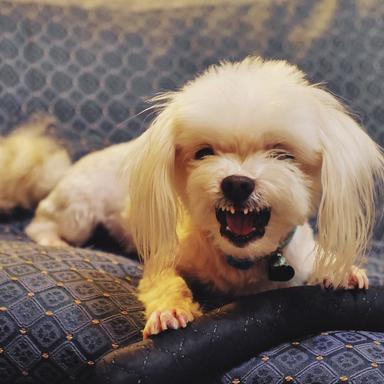
#> input picture 09_OPENCV/data/image/angry.jpg, 384 x 384 px, found by its file name
$ jupyter execute ex01_cv_1.ipynb
#> lines starting #> are read from the running program, lines starting #| are printed output that depends on the picture; after the words box and inside, x2 and y2 are one past the last pixel; in counts of white or black regions, pixels touching at a corner belong together
cv.imread(filename,[flags])
- filename : Name of ile to be loaded
- flags

#### 기본적인 이미지 다루기

[cell 1]
import cv2
import numpy as np              # 반환값이 numpy라서 로딩해야함.

[1] 이미지 데이터 로딩 <hr>
- 컬러 / 회색 이미지 변환 로딩 가능

[cell 2]
file = 'C:/Users/KDP-48/PythonProject/Data/KDT-09-OpenCV/data/image/angry.jpg'

[cell 3]
# 컬러 이미지 로딩
img_rgb = cv2.imread(file, cv2.IMREAD_COLOR)
#> img_rgb is the input picture: shape (384, 384, 3); mean B, G, R 99.7, 111.6, 127.7

# 회색 이미지 로딩
img_gray = cv2.imread(file, cv2.IMREAD_GRAYSCALE)
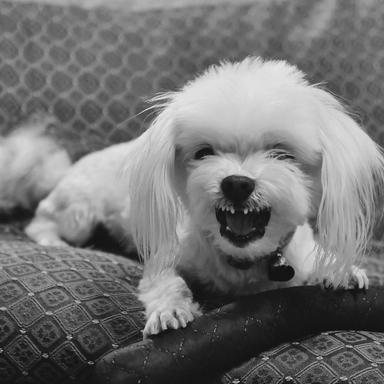
#> img_gray: shape (384, 384); min 1, max 240, mean 115

[cell 4]
# 컬러 이미지 데이터 정보 확인
print(f'[COLOR IMAGE]')
print(f'SHAPE : {img_rgb.shape}     DIM : {img_rgb.ndim}D')
#| SHAPE : (384, 384, 3)     DIM : 3D
print(f'DTYPE : {img_rgb.dtype}     SIZE : {img_rgb.size}BYTE')
#| DTYPE : uint8     SIZE : 442368BYTE
print()

# 회색 이미지 데이터 정보 확인
print(f'[COLOR IMAGE]')
print(f'SHAPE : {img_gray.shape}     DIM : {img_gray.ndim}D')
#| SHAPE : (384, 384)     DIM : 2D
print(f'DTYPE : {img_gray.dtype}     SIZE : {img_gray.size}BYTE')
#| DTYPE : uint8     SIZE : 147456BYTE

[cell 5]
# # 이미지 창 띄우기
# cv2.imshow('[COLOR]', img_rgb)

# # 이미지 창 제어
# cv2.waitKey()

# # 이미지 창 닫기
# cv2.destroyAllWindows()

[cell 6]
# [13 lines of commented-out code are left out]

ret = cv2.imwrite(이미지 경로 포함 파일명, 데이터)

[cell 7]
# 회색 이미지 로딩
img_gray = cv2.imread(file, cv2.IMREAD_GRAYSCALE)

save_filename = 'C:/Users/KDP-48/PythonProject/Data/KDT-09-OpenCV/data/image/gray_angry.jpg'
gray_file = cv2.imwrite(save_filename, img_gray) # 흑백 이미지 저장

multi_channel = cv2.split(image)

[cell 8]
# 채널 이미지 분리
import time
# 컬러 이미지 로딩
img_rgb = cv2.imread(file, cv2.IMREAD_COLOR)

img_b, img_g, img_r = cv2.split(img_rgb)
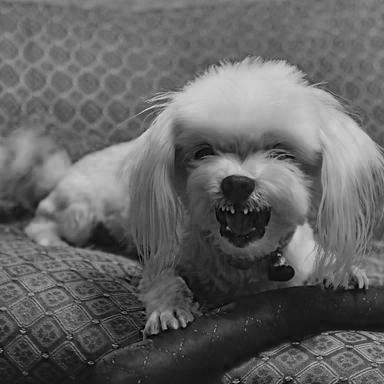
#> img_b: shape (384, 384); min 0, max 240, mean 99.7
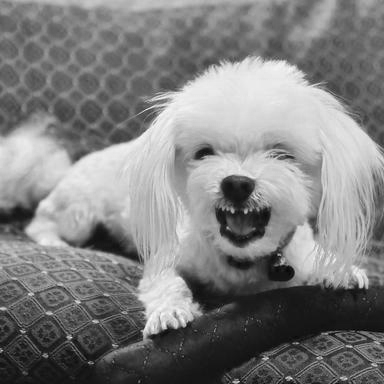
#> img_r: shape (384, 384); min 0, max 255, mean 127.7
#인덱스로도 분리 가능.
#b, g, r = img_rgb[:, :, 0], img_rgb[:, :, 1], img_rgb[:, :, 2]

cv2.imshow('[BLUE CHANNEL]', img_b)
cv2.waitKey(3000) # 3초 = 3000 --> 3초 후 자동 꺼짐
cv2.destroyAllWindows()

cv2.imshow('[GREEN CHANNEL]', img_g)
cv2.waitKey(3000) # 3초 = 3000 --> 3초 후 자동 꺼짐
cv2.destroyAllWindows()


cv2.imshow('[RED CHANNEL]', img_r)
cv2.waitKey(3000) # 3초 = 3000 --> 3초 후 자동 꺼짐
cv2.destroyAllWindows()

[cell 9]
# 이미지 데이터 채널 병합/변경
img_rgb = cv2.imread(file, cv2.IMREAD_COLOR)

img_b, img_g, img_r = cv2.split(img_rgb)

img_rgb = cv2.merge((img_r, img_g, img_b)) #채널 순서 변경.

cv2.imshow('[RGB IMAGE]', img_rgb)
cv2.waitKey(4000)
cv2.destroyAllWindows()

[cell 10]
# 이미지 채널 BGR ▶ HSV

img_rgb = cv2.imread(file, cv2.IMREAD_COLOR)

# BGR -> HSV
src_hsv = cv2.cvtColor(img_rgb, cv2.COLOR_BGR2HSV)
#> src_hsv: shape (384, 384, 3); mean H, S, V 62.5, 62.2, 130.5
planes = cv2.split(src_hsv)

cv2.imshow('[HSV IMG]', src_hsv)
if cv2.waitKey() or cv2.getWindowProperty('[HSV IMG]', cv2.WND_PROP_VISIBLE) <1 : # 3초 = 3000 --> 3초 후 자동 꺼짐
    # 이미지 창 닫기
#> (key Esc is pressed here)
    cv2.destroyAllWindows()

[cell 11]
# Matplotlib 등 3장 보기.

[cell 12]
# 도화지 만들기
h, w = 500, 500

img_w=np.full((h, w), 255, dtype=np.uint8)
# ret = cv2.imwrite(file, img_w)
# ret

[cell 13]
# 도화지 만들기
img = np.zeros((300, 300), dtype=np.uint8)
img.shape, img.ndim

# 흰 도화지 만들기
img_white = np.full((300, 300), 255, dtype=np.uint8)
img_white.shape, img_white.ndim

[cell 14]
# 이미지 데이터에 그림 그리기
cv2.line(img, (10, 10), (70,70), (255,0,0))
print(img)

[cell 15]
# 화면에 출력
cv2.imshow('[BLACK]', img)
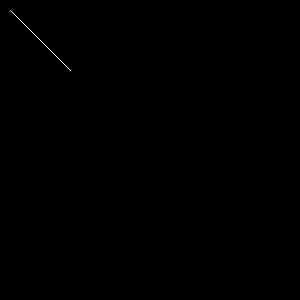
#> window '[BLACK]': shape (300, 300); 0.07% white in thin lines or dots, all inside (x1, y1, x2, y2) = (10, 10, 71, 71)
cv2.imshow('[WHITE]', img_white)
cv2.waitKey(3000)
cv2.destroyAllWindows()

[cell 16]
# 이미지는 left 탑부터 값을 카운팅.
# 파란색 1px짜리 데이터 생성
cv2.line(img_rgb, (50, 50), (150, 50), (255, 0, 0), cv2.LINE_AA)
cv2.imshow('[COLOR]', img_rgb)
cv2.waitKey()
cv2.destroyAllWindows()

[cell 17]
h, w = 500, 500

img_w=np.full((h, w), 255, dtype=np.uint8)
#cv2.imwrite(file, img_w)
cv2.rectangle(img_w, (500, 200), (1000, 400), (255, 0, 0), 5, cv2.LINE_8)
#> img_w: shape (500, 500); every value is 255
cv2.imshow('[RECTANGLE]', img_w)
cv2.waitKey()
cv2.destroyAllWindows()

[cell 18]
cv2.circle(img_rgb, (300, 300), 50, (0,255,0), cv2.FILLED, cv2.LINE_4)
cv2.imshow('[CIRCLE]', img_rgb)
cv2.waitKey(4000)
cv2.destroyAllWindows()

[cell 19]
cv2.ellipse(img_rgb, (50, 300), (50,75), 15, 0, 180, (0,255,2), 2)
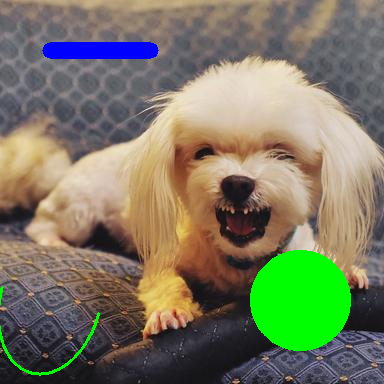
#> img_rgb: shape (384, 384, 3); mean B, G, R 98.4, 121.5, 122.6
cv2.imshow('[ellipse]', img_rgb)
cv2.waitKey(4000)
cv2.destroyAllWindows()

[cell 20]
src = np.zeros((768, 1366, 3), dtype=np.uint8)

src = cv2.line(src, (100, 100), (1200, 100), (0, 0, 255), 3, cv2.LINE_AA)
src = cv2.circle(src, (300, 300), 50, (0, 255, 0), cv2.FILLED, cv2.LINE_4)
src = cv2.rectangle(src, (500, 200), (1000, 400), (255, 0, 0), 5, cv2.LINE_8)
src = cv2.ellipse(src, (1200, 300), (100, 50), 0, 90, 180, (255, 255, 0), 2)

[cell 21]
pts1 =np.array([[100, 500], [300, 500], [200, 600]])
pts2 =np.array([[600, 500], [800, 500], [700,600]])
src = cv2.polylines(src, [pts1], True, (0, 255, 255), 2)
src = cv2.fillPoly(src, [pts2], (255, 0, 255), cv2.LINE_AA)
src = cv2.putText(src, "HAPPY", (900, 600), cv2.FONT_HERSHEY_COMPLEX, 2, (255, 255, 255), 3)

cv2.imshow('src', src)
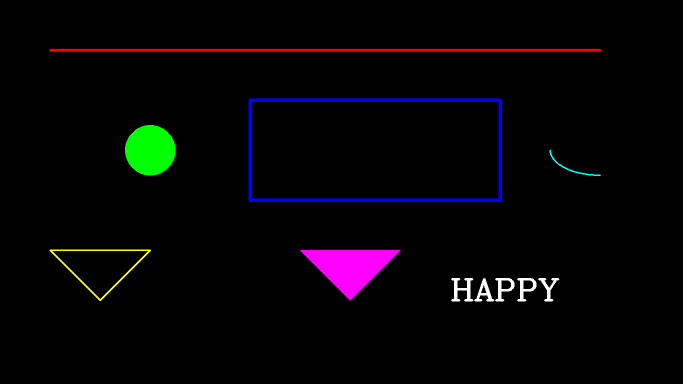
#> window 'src': shape (768, 1366, 3) (shown at 1/2 size); mean B, G, R 5.9, 3.3, 5.2
cv2.waitKey()
cv2.destroyAllWindows()

$ run again, with 09_OPENCV/data/image/2tGMhtdM6yMN3Ih89Z389Dc00mhNvs234.jpg copied over 09_OPENCV/data/image/angry.jpg
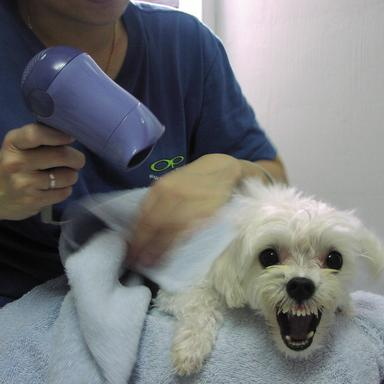
#> input picture 09_OPENCV/data/image/2tGMhtdM6yMN3Ih89Z389Dc00mhNvs234.jpg, 384 x 384 px, found by its file name
#> img_rgb is the input picture: shape (384, 384, 3); mean B, G, R 123.1, 120.9, 118.7
#| SHAPE : (384, 384, 3)     DIM : 3D
#| DTYPE : uint8     SIZE : 442368BYTE
#| SHAPE : (384, 384)     DIM : 2D
#| DTYPE : uint8     SIZE : 147456BYTE
#> `img_b, img_g, img_r = cv2.split(img_rgb)`:
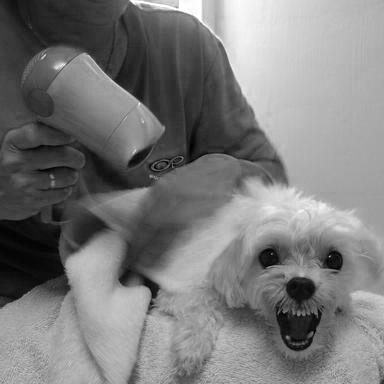
#> img_b: shape (384, 384); min 0, max 255, mean 123.1
#> src_hsv: shape (384, 384, 3); mean H, S, V 79.1, 47.7, 130.5
#> img_w: shape (500, 500); every value is 255
#> `cv2.ellipse(img_rgb, (50, 300), (50,75), 15, 0, 180, (0,255,2), 2)`:
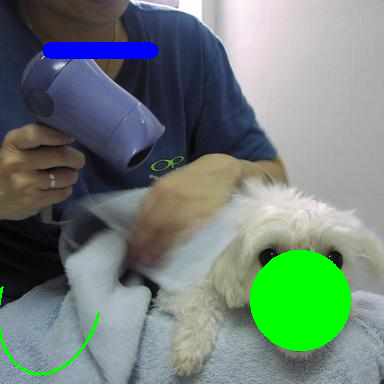
#> img_rgb: shape (384, 384, 3); mean B, G, R 120.3, 128.9, 112

$ run again, with 09_OPENCV/data/image/4H6XZqQWKsjmr20WPHT27t5MFXgEX2189.jpg copied over 09_OPENCV/data/image/angry.jpg
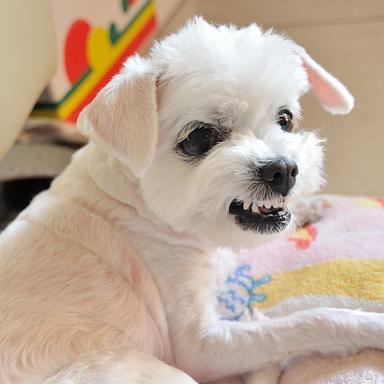
#> input picture 09_OPENCV/data/image/4H6XZqQWKsjmr20WPHT27t5MFXgEX2189.jpg, 384 x 384 px, found by its file name
#> img_rgb is the input picture: shape (384, 384, 3); mean B, G, R 150.7, 169, 190
#| SHAPE : (384, 384, 3)     DIM : 3D
#| DTYPE : uint8     SIZE : 442368BYTE
#| SHAPE : (384, 384)     DIM : 2D
#| DTYPE : uint8     SIZE : 147456BYTE
#> `img_b, img_g, img_r = cv2.split(img_rgb)`:
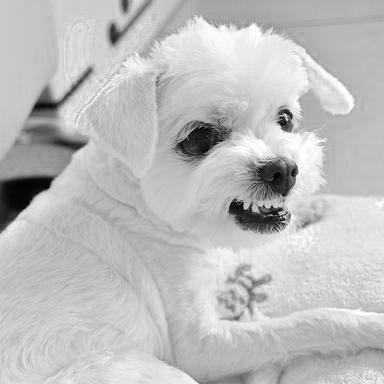
#> img_r: shape (384, 384); min 0, max 255, mean 190
#> src_hsv: shape (384, 384, 3); mean H, S, V 32, 57.1, 191
#> img_w: shape (500, 500); every value is 255
#> `cv2.ellipse(img_rgb, (50, 300), (50,75), 15, 0, 180, (0,255,2), 2)`:
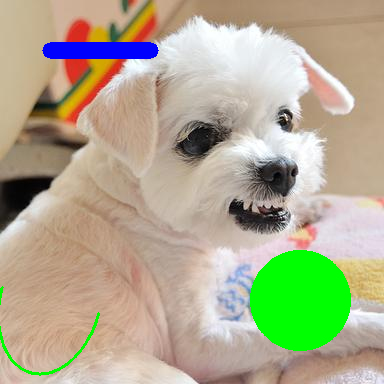
#> img_rgb: shape (384, 384, 3); mean B, G, R 143.4, 171.2, 175.6

$ run again, with 09_OPENCV/data/image/KDT.jpg copied over 09_OPENCV/data/image/angry.jpg
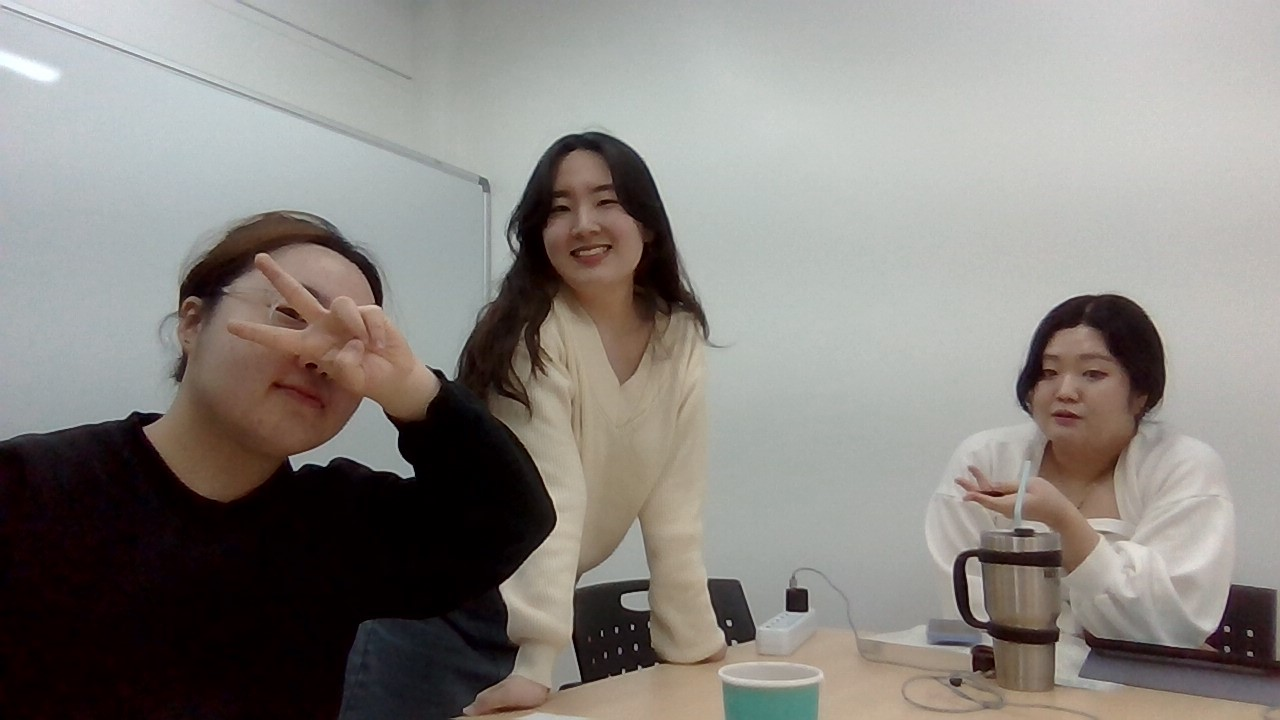
#> input picture 09_OPENCV/data/image/KDT.jpg, 1280 x 720 px, found by its file name
#> img_rgb is the input picture: shape (720, 1280, 3); mean B, G, R 128.7, 133.3, 137.3
#| SHAPE : (720, 1280, 3)     DIM : 3D
#| DTYPE : uint8     SIZE : 2764800BYTE
#| SHAPE : (720, 1280)     DIM : 2D
#| DTYPE : uint8     SIZE : 921600BYTE
#> `img_b, img_g, img_r = cv2.split(img_rgb)`:
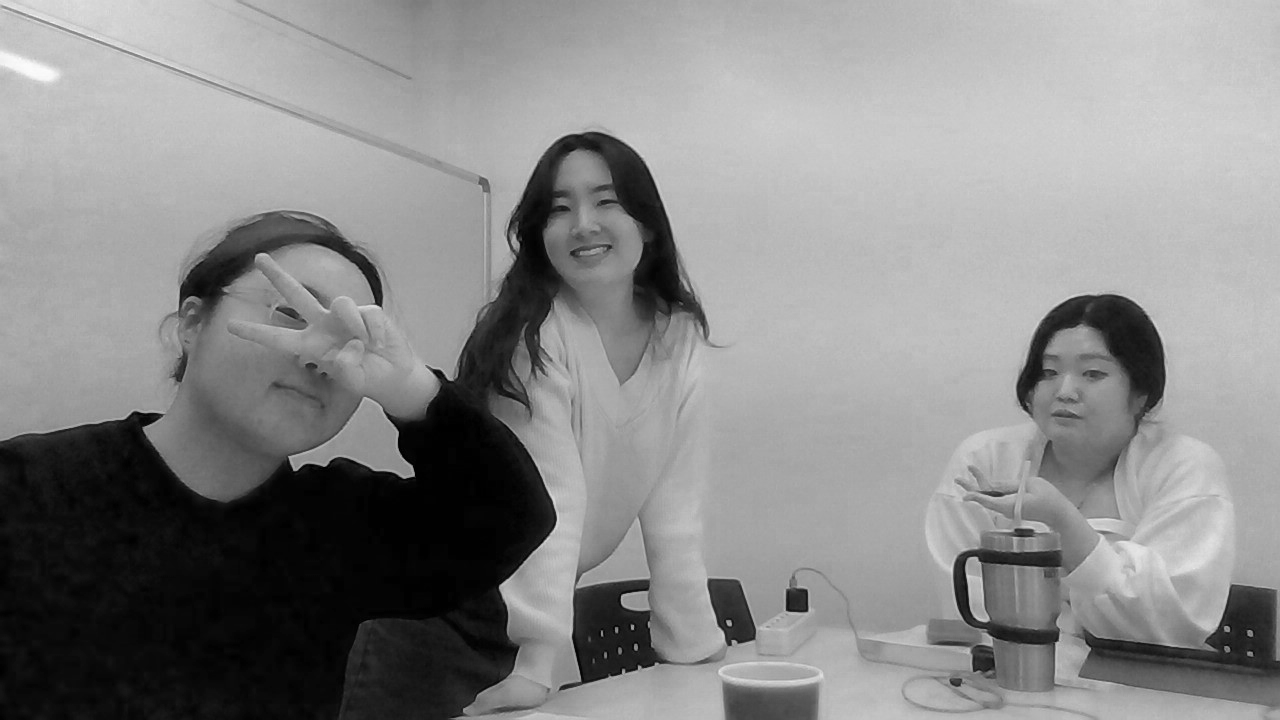
#> img_r: shape (720, 1280); min 0, max 251, mean 137.3
#> src_hsv: shape (720, 1280, 3); mean H, S, V 54, 60, 140.2
#> img_w: shape (500, 500); every value is 255
#> `cv2.ellipse(img_rgb, (50, 300), (50,75), 15, 0, 180, (0,255,2), 2)`:
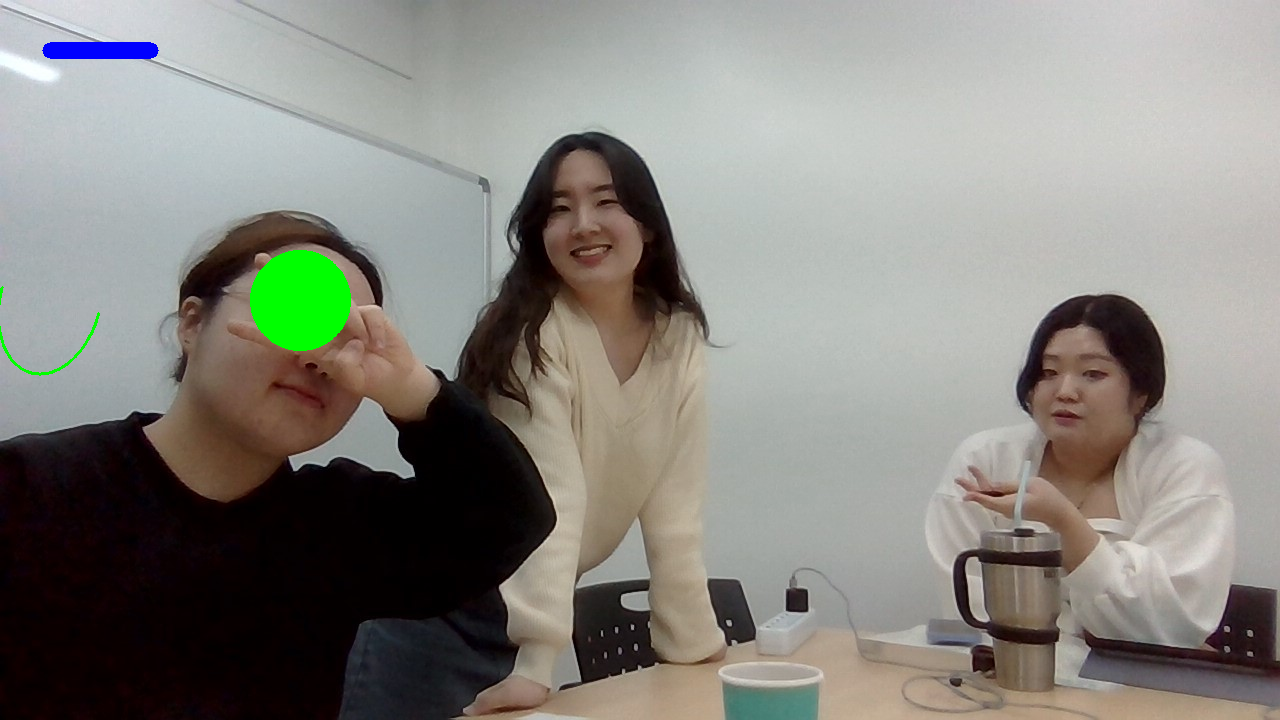
#> img_rgb: shape (720, 1280, 3); mean B, G, R 127.8, 134.2, 135.5
